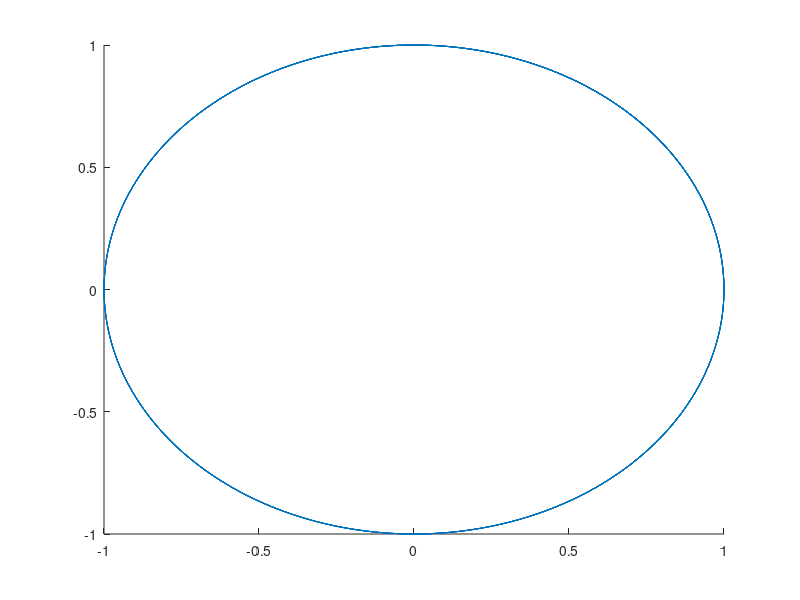

Source code (MATLAB): (Note: this script raises an error after producing the figure.)
%% script for designing biquad filter coefficients
figure(1);
% Poles
pls = [0.8*exp(1i*2*pi*[-.125,0.125]),...
    0.8*exp(1i*2*pi*[-.125,0.125]),...
    0.8*exp(1i*2*pi*[-.25,0.25]),...
    0.8*exp(1i*2*pi*[-.25,0.25])];

% Zeros
zs =[0.99*exp(1i*2*pi*[0.1, -0.1]), ...
    0.8*exp(1i*2*pi*[0.2, -0.2]), ...
    0.99*exp(1i*2*pi*[0.35, -0.35])...
    ];

w = linspace(0, 2*pi, 1001);
unit = 1*exp(1i*2*pi*w);
plot(real(unit), imag(unit), real(pls), imag(pls), 'X', real(zs), imag(zs), 'O')
axis square
xlabel('Real, z')
ylabel('Imaginary, z')
grid on
%% Create the filter gain
figure(2);



% Create polynomials, a and b found from the coefficients
b = poly(zs); %b
a = poly(pls); %a

% Change z->f
f = linspace(0, 0.5, 1001);
z = exp(1i*2*pi*f);

% Evaluate polynomials for frequency
zpv = polyval(b, z);
plv = polyval(a, z);

% Create gain function
H = zpv./plv;

% Calculate g such that max gain is 1 or 0dB
g = 1/max(abs(H))

% Plot the answer, use patch to mark out pass and reject bands
hold on;
patch([0, .1, .1, 0], [-60, -60, -40, -40], 0.9*[1,1,1]);
patch([.35, .5, .5, .35], [-60, -60, -50, -50], 0.9*[1,1,1]);
patch([.15, .2, .25, .25, .2, .15], [-1, -6, -1, 1, -4, 1], 0.9*[1,1,1])
plot(f, 20*log10(abs(H)*g))
hold off;

%Label the plot
title("Q1 Filter Gain Characteristic")
xlabel("Normalized Frequency, f")
ylabel("Gain, dB")


%% Convert poles and zeroes into biquad coefficients

% Poles
pls = [0.8*exp(1i*2*pi*[-.125,0.125]),...
    0.8*exp(1i*2*pi*[-.125,0.125]),...
    0.8*exp(1i*2*pi*[-.25,0.25]),...
    0.8*exp(1i*2*pi*[-.25,0.25])];

% Zeros
zs =[0.99*exp(1i*2*pi*[0.1, -0.1]), ...
    0.8*exp(1i*2*pi*[0.2, -0.2]), ...
    0.99*exp(1i*2*pi*[0.35, -0.35])...
    ];

% Create a and b coefficients using zp2sos
[sos, k] = zp2sos(zs, pls, g, 'up', 'inf');

% Make the coefficients usable in c
a = sos(:, end-1:end);
b = sos(:, 1:3);

% Combine coefficient matrices
h = [b, a];
disp(k)

disp("float biquad_coefs[] = {")

for i = 1:length(h(:,1))-1
    fprintf("%g, %g, %g, %g, %g,\n", h(i,:));
    
end

fprintf("%g, %g, %g, %g, %g};\n", h(end,:));
